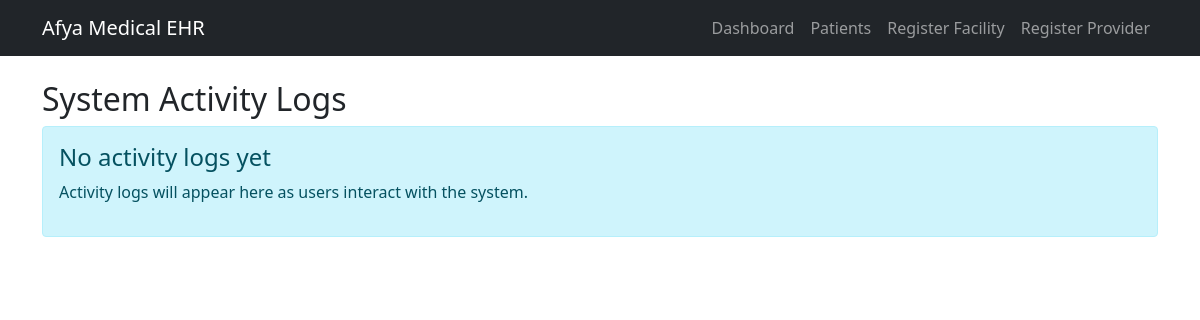
Page /logs on the earlier database version.
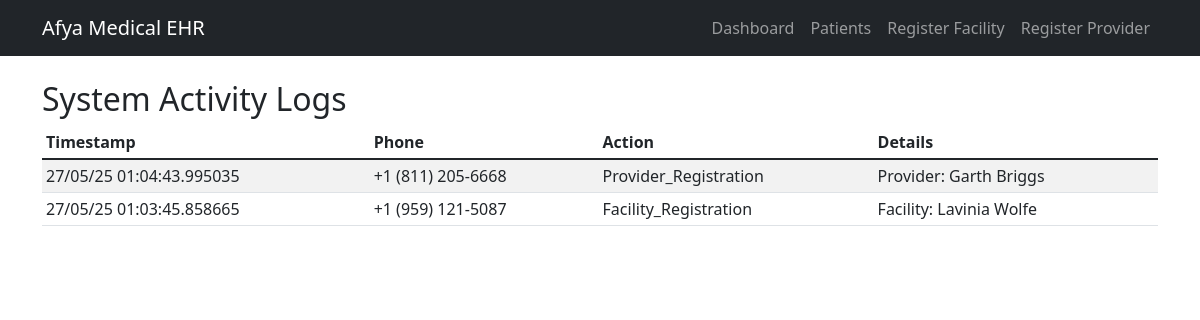
Same page on the later database version.
### app.py (models this page shows)
class SystemLog(db.Model):
    id = db.Column('log_id', db.Integer, primary_key=True)
    timestamp = db.Column(db.String(30), nullable=False)
    user_phone = db.Column(db.String(15))
    action = db.Column(db.String(100), nullable=False)
    details = db.Column(db.Text)

### app.py (the view)
@app.route('/logs')
def system_logs():
    try:
        logs = SystemLog.query.order_by(SystemLog.id.desc()).limit(100).all()
    except:
        logs = []
    return render_template('system_logs.html', logs=logs)

### templates/system_logs.html (shortened to what this page needs)
<!DOCTYPE html>
<html lang="en">
<head>
    <link href="https://cdn.jsdelivr.net/npm/bootstrap@5.1.3/dist/css/bootstrap.min.css" rel="stylesheet">
</head>
<body>
    <nav class="navbar navbar-expand-lg navbar-dark bg-dark">
        <div class="container">
            <a class="navbar-brand" href="/">Afya Medical EHR</a>
            <div class="navbar-nav ms-auto">
                <a class="nav-link" href="/">Dashboard</a>
                <a class="nav-link" href="/patients">Patients</a>
                <a class="nav-link" href="/register-facility">Register Facility</a>
                <a class="nav-link" href="/register-provider">Register Provider</a>
            </div>
        </div>
    </nav>
    <div class="container mt-4">
        <h2>System Activity Logs</h2>
        {% if logs %}
            <div class="table-responsive">
                <table class="table table-striped table-sm">
                    <thead>
                        <tr>
                            <th>Timestamp</th>
                            <th>Phone</th>
                            <th>Action</th>
                            <th>Details</th>
                        </tr>
                    </thead>
                    <tbody>
                        {% for log in logs %}
                        <tr>
                            <td>{{ log.timestamp }}</td>
                            <td>{{ log.user_phone or 'System' }}</td>
                            <td>{{ log.action }}</td>
                            <td>{{ log.details or '-' }}</td>
                        </tr>
                        {% endfor %}
                    </tbody>
                </table>
            </div>
        {% else %}
            <div class="alert alert-info">
                <h4>No activity logs yet</h4>
                <p>Activity logs will appear here as users interact with the system.</p>
            </div>
        {% endif %}
    </div>
</body>
</html>

Differences in the rows shown:
added SystemLog: timestamp "27/05/25 01:04:43.995035", user_phone "+1 (811) 205-6668", action "Provider_Registration", details "Provider: Garth Briggs"
added SystemLog: timestamp "27/05/25 01:03:45.858665", user_phone "+1 (959) 121-5087", action "Facility_Registration", details "Facility: Lavinia Wolfe"
Other differences:
text no longer shown: "No activity logs yet Activity logs will appear here as users interact with the system."
text now shown: "Timestamp Phone Action Details"
